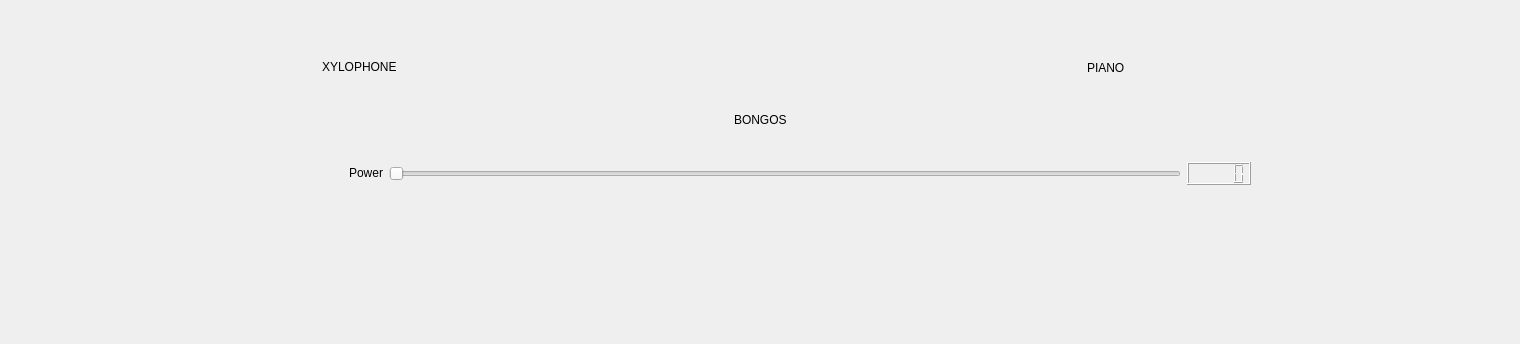
      <widget class="QWidget" name="tab_4">
       <attribute name="title">
        <string>Instruments</string>
       </attribute>
       <layout class="QGridLayout" name="gridLayout_4">
        <item row="0" column="0">
         <layout class="QGridLayout" name="gridLayout">
          <item row="0" column="0">
           <spacer name="verticalSpacer_2">
            <property name="orientation">
             <enum>Qt::Vertical</enum>
            </property>
            <property name="sizeType">
             <enum>QSizePolicy::Fixed</enum>
            </property>
            <property name="sizeHint" stdset="0">
             <size>
              <width>20</width>
              <height>40</height>
             </size>
            </property>
           </spacer>
          </item>
          <item row="1" column="0">
           <layout class="QHBoxLayout" name="horizontalLayout_15">
            <item>
             <spacer name="horizontalSpacer_2">
              <property name="orientation">
               <enum>Qt::Horizontal</enum>
              </property>
              <property name="sizeType">
               <enum>QSizePolicy::Expanding</enum>
              </property>
              <property name="sizeHint" stdset="0">
               <size>
                <width>208</width>
                <height>20</height>
               </size>
              </property>
             </spacer>
            </item>
            <item>
             <widget class="QLabel" name="label_12">
              <property name="sizePolicy">
               <sizepolicy hsizetype="Expanding" vsizetype="Fixed">
                <horstretch>0</horstretch>
                <verstretch>0</verstretch>
               </sizepolicy>
              </property>
              <property name="styleSheet">
               <string notr="true">font: 16pt &quot;MS Shell Dlg 2&quot;;</string>
              </property>
              <property name="text">
               <string>XYLOPHONE</string>
              </property>
             </widget>
            </item>
            <item>
             <spacer name="horizontalSpacer">
              <property name="orientation">
               <enum>Qt::Horizontal</enum>
              </property>
              <property name="sizeType">
               <enum>QSizePolicy::Expanding</enum>
              </property>
              <property name="sizeHint" stdset="0">
               <size>
                <width>448</width>
                <height>20</height>
               </size>
              </property>
             </spacer>
            </item>
            <item>
             <widget class="QLabel" name="label_29">
              <property name="sizePolicy">
               <sizepolicy hsizetype="Minimum" vsizetype="Fixed">
                <horstretch>0</horstretch>
                <verstretch>0</verstretch>
               </sizepolicy>
              </property>
              <property name="minimumSize">
               <size>
                <width>111</width>
                <height>33</height>
               </size>
              </property>
              <property name="styleSheet">
               <string notr="true">font: 16pt &quot;MS Shell Dlg 2&quot;;</string>
              </property>
              <property name="text">
               <string>PIANO</string>
              </property>
             </widget>
            </item>
            <item>
             <spacer name="horizontalSpacer_3">
              <property name="orientation">
               <enum>Qt::Horizontal</enum>
              </property>
              <property name="sizeType">
               <enum>QSizePolicy::Expanding</enum>
              </property>
              <property name="sizeHint" stdset="0">
               <size>
                <width>128</width>
                <height>20</height>
               </size>
              </property>
             </spacer>
            </item>
           </layout>
          </item>
          <item row="2" column="0">
           <layout class="QHBoxLayout" name="horizontalLayout_3">
            <item>
             <widget class="QLabel" name="label_2">
              <property name="text">
               <string/>
              </property>
              <property name="pixmap">
               <pixmap>img/tee.png</pixmap>
              </property>
              <property name="scaledContents">
               <bool>true</bool>
              </property>
             </widget>
            </item>
            <item>
             <widget class="QLabel" name="label_7">
              <property name="text">
               <string/>
              </property>
              <property name="pixmap">
               <pixmap>img/piano.png</pixmap>
              </property>
              <property name="scaledContents">
               <bool>true</bool>
              </property>
             </widget>
            </item>
           </layout>
          </item>
          <item row="3" column="0">
           <layout class="QHBoxLayout" name="horizontalLayout_2">
            <item>
             <spacer name="horizontalSpacer_4">
              <property name="orientation">
               <enum>Qt::Horizontal</enum>
              </property>
              <property name="sizeType">
               <enum>QSizePolicy::Expanding</enum>
              </property>
              <property name="sizeHint" stdset="0">
               <size>
                <width>558</width>
                <height>20</height>
               </size>
              </property>
             </spacer>
            </item>
            <item>
             <widget class="QLabel" name="label_8">
              <property name="sizePolicy">
               <sizepolicy hsizetype="Preferred" vsizetype="Fixed">
                <horstretch>0</horstretch>
                <verstretch>0</verstretch>
               </sizepolicy>
              </property>
              <property name="styleSheet">
               <string notr="true">font: 16pt &quot;MS Shell Dlg 2&quot;;</string>
              </property>
              <property name="text">
               <string>BONGOS</string>
              </property>
             </widget>
            </item>
            <item>
             <spacer name="horizontalSpacer_5">
              <property name="orientation">
               <enum>Qt::Horizontal</enum>
              </property>
              <property name="sizeType">
               <enum>QSizePolicy::Expanding</enum>
              </property>
              <property name="sizeHint" stdset="0">
               <size>
                <width>478</width>
                <height>20</height>
               </size>
              </property>
             </spacer>
            </item>
           </layout>
          </item>
          <item row="4" column="0">
           <layout class="QHBoxLayout" name="horizontalLayout_16">
            <item>
             <spacer name="horizontalSpacer_6">
              <property name="orientation">
               <enum>Qt::Horizontal</enum>
              </property>
              <property name="sizeType">
               <enum>QSizePolicy::Expanding</enum>
              </property>
              <property name="sizeHint" stdset="0">
               <size>
                <width>600</width>
                <height>0</height>
               </size>
              </property>
             </spacer>
            </item>
            <item>
             <widget class="QLabel" name="label_3">
              <property name="sizePolicy">
               <sizepolicy hsizetype="Expanding" vsizetype="Preferred">
                <horstretch>20</horstretch>
                <verstretch>0</verstretch>
               </sizepolicy>
              </property>
              <property name="minimumSize">
               <size>
                <width>550</width>
                <height>0</height>
               </size>
              </property>
              <property name="text">
               <string/>
              </property>
              <property name="textFormat">
               <enum>Qt::MarkdownText</enum>
              </property>
              <property name="pixmap">
               <pixmap>img/bongos_2.png</pixmap>
              </property>
              <property name="scaledContents">
               <bool>false</bool>
              </property>
              <property name="wordWrap">
               <bool>false</bool>
              </property>
              <property name="margin">
               <number>0</number>
              </property>
             </widget>
            </item>
            <item>
             <spacer name="horizontalSpacer_7">
              <property name="orientation">
               <enum>Qt::Horizontal</enum>
              </property>
              <property name="sizeType">
               <enum>QSizePolicy::Expanding</enum>
              </property>
              <property name="sizeHint" stdset="0">
               <size>
                <width>348</width>
                <height>20</height>
               </size>
              </property>
             </spacer>
            </item>
           </layout>
          </item>
          <item row="5" column="0">
           <layout class="QHBoxLayout" name="horizontalLayout_17">
            <item>
             <spacer name="horizontalSpacer_8">
              <property name="orientation">
               <enum>Qt::Horizontal</enum>
              </property>
              <property name="sizeType">
               <enum>QSizePolicy::Fixed</enum>
              </property>
              <property name="sizeHint" stdset="0">
               <size>
                <width>338</width>
                <height>20</height>
               </size>
              </property>
             </spacer>
            </item>
            <item>
             <widget class="QLabel" name="label">
              <property name="sizePolicy">
               <sizepolicy hsizetype="Fixed" vsizetype="Fixed">
                <horstretch>0</horstretch>
                <verstretch>0</verstretch>
               </sizepolicy>
              </property>
              <property name="styleSheet">
               <string notr="true">
font: 12pt &quot;MS Shell Dlg 2&quot;;</string>
              </property>
              <property name="text">
               <string>Power</string>
              </property>
             </widget>
            </item>
            <item>
             <widget class="QSlider" name="horizontalSlider">
              <property name="sizePolicy">
               <sizepolicy hsizetype="Preferred" vsizetype="Fixed">
                <horstretch>0</horstretch>
                <verstretch>0</verstretch>
               </sizepolicy>
              </property>
              <property name="minimumSize">
               <size>
                <width>400</width>
                <height>0</height>
               </size>
              </property>
              <property name="minimum">
               <number>0</number>
              </property>
              <property name="maximum">
               <number>10</number>
              </property>
              <property name="orientation">
               <enum>Qt::Horizontal</enum>
              </property>
             </widget>
            </item>
            <item>
             <widget class="QLCDNumber" name="lcdNumber">
              <property name="sizePolicy">
               <sizepolicy hsizetype="Fixed" vsizetype="Fixed">
                <horstretch>0</horstretch>
                <verstretch>0</verstretch>
               </sizepolicy>
              </property>
             </widget>
            </item>
            <item>
             <spacer name="horizontalSpacer_10">
              <property name="orientation">
               <enum>Qt::Horizontal</enum>
              </property>
              <property name="sizeType">
               <enum>QSizePolicy::Fixed</enum>
              </property>
              <property name="sizeHint" stdset="0">
               <size>
                <width>258</width>
                <height>20</height>
               </size>
              </property>
             </spacer>
            </item>
           </layout>
          </item>
          <item row="6" column="0">
           <spacer name="verticalSpacer">
            <property name="orientation">
             <enum>Qt::Vertical</enum>
            </property>
            <property name="sizeType">
             <enum>QSizePolicy::Fixed</enum>
            </property>
            <property name="sizeHint" stdset="0">
             <size>
              <width>20</width>
              <height>148</height>
             </size>
            </property>
           </spacer>
          </item>
         </layout>
        </item>
       </layout>
      </widget>
